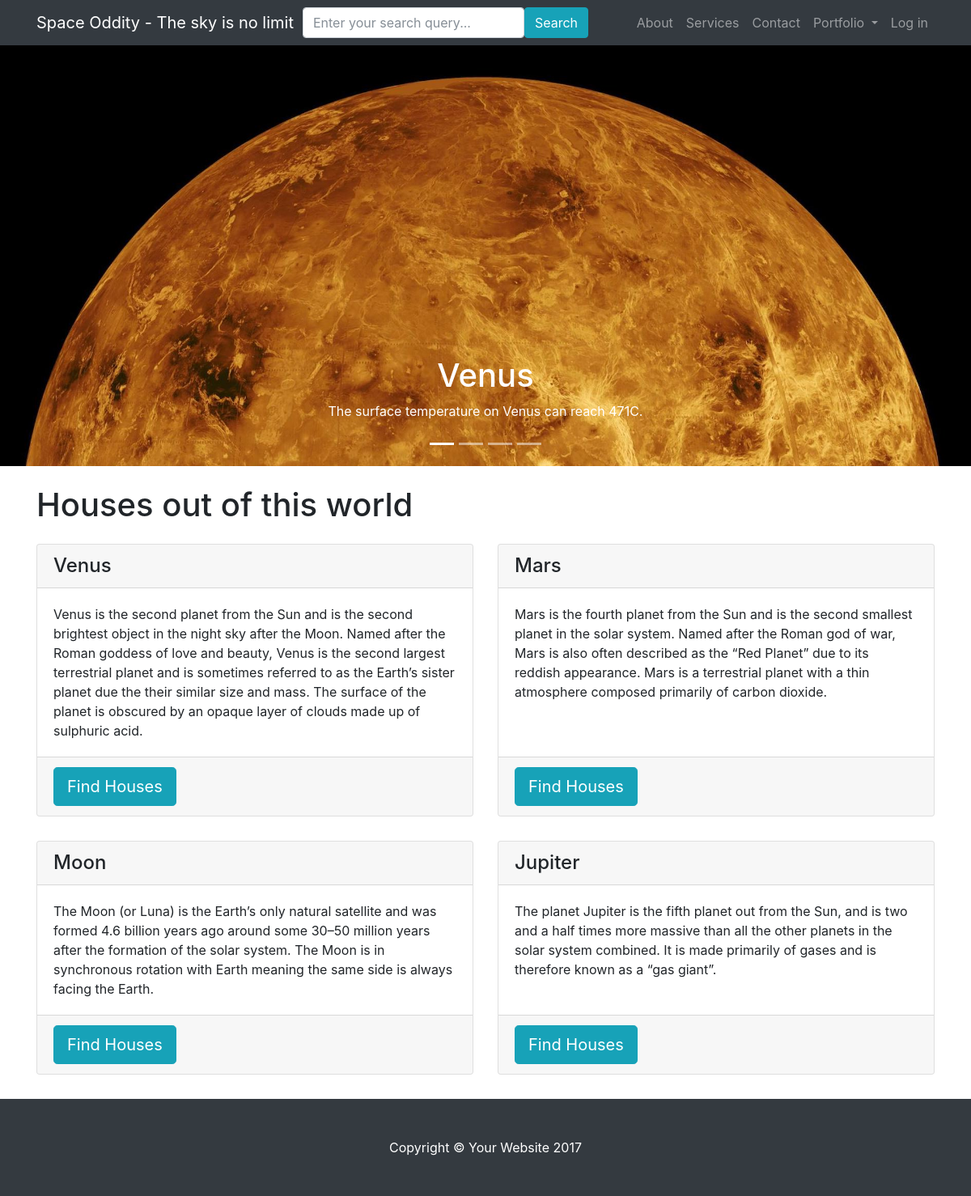
The page / on the database its author committed.
### main_app/models.py (models this page shows, shortened)
class Planet(models.Model):
    name = models.CharField(max_length=50)
    main_photo = models.CharField(max_length=100)
    small_photo = models.CharField(max_length=100)
    description = models.CharField(max_length=100)
    description_long = models.CharField(max_length=1000)

### main_app/views.py (the view)
# urls.py: url(r'^$', views.index, name='index'),
def index(request):
    if request.method == 'POST':
        form = SearchForm(request.POST)
        if form.is_valid():
            return redirect('search_results', form.cleaned_data['query'])
    else:
        form = SearchForm()
    user = User.objects.first()
    properties = user.houses.all()
    total_value = sum([house.price for house in properties])
    planets = models.Planet.objects.all()
    context = {
        'planets': planets,
        'user': User.objects.first(),
        'total_value': total_value,
        'form': form
    }
    return render(request, 'index.html', context)

### main_app/forms.py
class SearchForm(forms.Form):
    query = forms.CharField( label=False, widget=forms.TextInput(attrs={'class':'form-control','placeholder':'Enter your search query...'}))

### templates/index.html (shortened to what this page needs)
<!DOCTYPE html>
<html lang="en">
{% block header %}
<head>
    <link href="/static/css/bootstrap.min.css" rel="stylesheet">
    <link href="/static/css/font-awesome.css" rel="stylesheet">
    <link href="/static/css/modern-business.css" rel="stylesheet">
</head>
<body>
<nav class="navbar fixed-top navbar-expand-lg navbar-dark bg-dark fixed-top">
    <div class="container">
        <a class="navbar-brand" href="{% url 'index' %}">Space Oddity - The sky is no limit</a>
        <form class="form-inline" method="post">
            <div class="form-row">
                {{ form }}
                <button class="btn btn-info pull-right" type="submit">Search</button>
            </div>
        </form>
        <div class="collapse navbar-collapse" id="navbarResponsive">
            <ul class="navbar-nav ml-auto">
                <li class="nav-item">
                    <a class="nav-link" href="#">About</a>
                </li>
                <li class="nav-item">
                    <a class="nav-link" href="#">Services</a>
                </li>
                <li class="nav-item">
                    <a class="nav-link" href="#">Contact</a>
                </li>
                <li class="nav-item dropdown">
                    <a class="nav-link dropdown-toggle" href="#" id="navbarDropdownPortfolio" data-toggle="dropdown" aria-haspopup="true" aria-expanded="false">
                        Portfolio
                    </a>
                </li>
                <li class="nav-item">
                    <a class="nav-link" href="#" data-toggle="modal" data-target="#logModal">Log in</a>
                </li>
            </ul>
        </div>
    </div>
</nav>
{% endblock %}
{% block body_block %}
<header>
    <div id="carouselExampleIndicators" class="carousel slide" data-ride="carousel">
        <ol class="carousel-indicators">
            <li data-target="#carouselExampleIndicators" data-slide-to="0" class="active"></li>
            <li data-target="#carouselExampleIndicators" data-slide-to="1"></li>
            <li data-target="#carouselExampleIndicators" data-slide-to="2"></li>
            <li data-target="#carouselExampleIndicators" data-slide-to="3"></li>
        </ol>
        <div class="carousel-inner" role="listbox">
            {% for planet in planets%}
            <div class="carousel-item item {% if forloop.first %} active{% endif %}" style="background-image: url({{planet.main_photo}})">
                <div class="carousel-caption d-none d-md-block">
                    <h1 href="{% url 'planet' planet.id  %}"> {{planet.name}} </h1>
                    <p>{{planet.description}}</p>
                </div>
            </div>
            {%endfor%}
        </div>
    </div>
    <a class="carousel-control-prev" href="#carouselExampleIndicators" role="button" data-slide="prev">
    </a>
    <a class="carousel-control-next" href="#carouselExampleIndicators" role="button" data-slide="next">
    </a>
</header>
<div class="container">
    <h1 class="my-4">Houses out of this world</h1>
    <div class="row">
        {% for planet in planets %}
        <div class="col-lg-6 mb-6 portfolio-item">
            <div class="card h-100">
                <h4 class="card-header" >{{ planet.name }}</h4>
                <div class="card-body">
                    <p class="card-text">{{ planet.description_long }}</p>
                </div>
                <div class="card-footer">
                    <a href = "{% url 'planet' planet.id  %}">
                        <button type="button" class="btn btn-info btn-lg">Find Houses</button>
                    </a>
                </div>
            </div>
        </div>
        {% endfor %}
    </div>
</div>
{% endblock %}
{% block footer %}
<footer class="py-5 bg-dark">
    <div class="container">
        <p class="m-0 text-center text-white">Copyright &copy; Your Website 2017</p>
    </div>
</footer>
</body>
</html>
{% endblock %}

### static/css/modern-business.css (style rules this page uses)
body { padding-top: 54px; }
@media (min-width: 992px) { body { padding-top: 56px; } }
.carousel-item { height: 65vh; min-height: 300px; background: no-repeat center center scroll; -webkit-background-size: cover; -moz-background-size: cover; -o-background-size: cover; background-size: cover; }
.portfolio-item { margin-bottom: 30px; }

### rows shown on the page
Planet: main_photo (picture), name "Venus", description "The surface temperature on Venus can reach 471C.", description_long "Venus is the second planet from the Sun and is the second brightest object in the night sky after the Moon. Named after the Roman goddess of love and beauty, Venus is the second largest terrestrial planet and is sometimes referred to as the Earth’s sister planet due the their similar size and mass. The surface of the planet is obscured by an opaque layer of clouds made up of sulphuric acid."
Planet: name "Mars", description_long "Mars is the fourth planet from the Sun and is the second smallest planet in the solar system. Named after the Roman god of war, Mars is also often described as the “Red Planet” due to its reddish appearance. Mars is a terrestrial planet with a thin atmosphere composed primarily of carbon dioxide."
Planet: name "Moon", description_long "The Moon (or Luna) is the Earth’s only natural satellite and was formed 4.6 billion years ago around some 30–50 million years after the formation of the solar system. The Moon is in synchronous rotation with Earth meaning the same side is always facing the Earth."
Planet: name "Jupiter", description_long "The planet Jupiter is the fifth planet out from the Sun, and is two and a half times more massive than all the other planets in the solar system combined. It is made primarily of gases and is therefore known as a “gas giant”."
